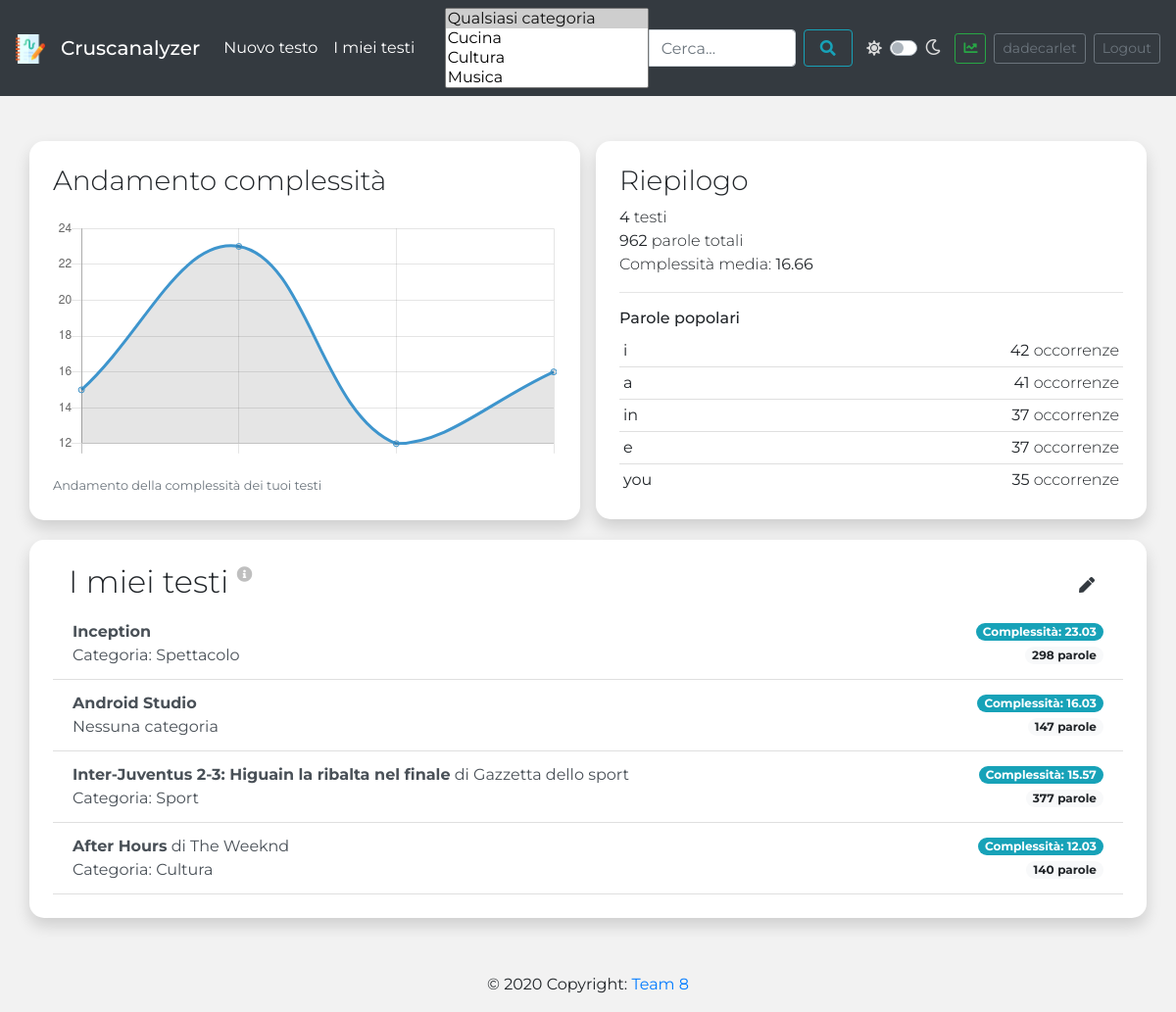
/text_management/text/list (signed in), run on the app's committed database.
### text_management/models.py (models this page shows, shortened)
class Text(models.Model):
    user_owner = models.ForeignKey(settings.AUTH_USER_MODEL, on_delete=models.CASCADE,
                                   related_name='user_texts')  # Reference to the table User, created automatically by
    title = models.CharField(max_length=150)
    author = models.CharField(max_length=150, null=True, blank=True)
    link = models.URLField(max_length=250, null=True, blank=True)
    category = models.ForeignKey(Category, on_delete=models.SET_NULL, null=True, blank=True,
                                 related_name='category_texts')  # If the text category is cancelled, it is set as NULL.
    complexity = models.DecimalField(max_digits=20, decimal_places=2)
    content = ""  # Text content, not stored because of copyright problems
    _analysis = None  # Analysis of the text
    @property
    def analysis(self):
        if self._analysis is None:
            if self.content == "":
                self._analysis = {}
                for query_result in Analysis.objects.filter(text_id=self.pk):
                    self._analysis[query_result.word] = query_result.frequency
            else:
                self._analysis = dict(analyze_text(self.content)
                                      .most_common())  # Calculate and store the analysis of the text
        return self._analysis
    @property
    def word_counter(self):
        return Analysis.objects.filter(text_id=self.pk).count()
    class Meta:
        ordering = ['-pk', ]  # Ordering for DESC pk (last inserted first)

class Analysis(models.Model):
    text = models.ForeignKey(Text, on_delete=models.CASCADE, related_name='text_analysis')
    word = models.CharField(max_length=40)
    frequency = models.IntegerField()
    class Meta:
        ordering = ['text__pk', '-frequency', ]  # Ordering for ASC text and DESC frequency

class Category(models.Model):
    name = models.CharField(max_length=150)
    def __str__(self):
        return f'{self.name}'
    class Meta:
        ordering = ['name']

### text_management/views.py (the view)
# urls.py: path('text/list', views.TextList.as_view(), name='text-list'),
class TextList(BasicView, ListView):
    model = Text
    template_name = 'text_management/user_text_list.html'
    def get_queryset(self):
        texts = Text.objects.filter(user_owner_id=self.request.user.pk)
        texts.compare_url = False  # each text item in the list must not return the compare page
        for t in texts:
            t.url = 'text_management:saved-text-analysis'
            t.url_params = t.pk
        return texts

### text_management/templates/text_management/user_text_list.html (shortened to what this page needs)
{% extends 'base.html' %}
{% load static %}
{% load app_filters %}
{% block content %}
    {% if object_list %}
        <div class="row d-flex align-items-center justify-content-between">
            <div class="col box-width-radius2 container-md shadow p-4 mb-3 pl-10 bg-white w-auto mr-3">
                <h3 class="font-weight-light mb-4">Andamento complessità</h3>
                <div id="container">
                    <canvas id="line-chart"></canvas>
                </div>
                <p class="card-text"><small class="text-muted">Andamento della complessità dei tuoi testi</small></p>
            </div>
            <div class="col box-width-radius2 container-md shadow p-4 mb-3 pl-10 bg-white w-auto">
                <h3 class="font-weight-light">Riepilogo</h3>
                {{ object_list|get_count_texts }} <span class="font-weight-light">testi</span> <br>
                {{ object_list|get_user_words }} <span class="font-weight-light">parole totali</span> <br>
                <span class="font-weight-light">Complessità media:</span> {{ object_list|get_avg_complexity }} <br>
                <hr>
                <h6>Parole popolari</h6>
                <div class="list-group list-group-flush">
                    {% for word, frequency in object_list|get_ordered_words_frequencies_blacklist_filtered:user|slice:"5" %}
                        <div class="list-group-item d-flex justify-content-between p-1">
                            <div>{{ word }}</div>
                            <div>{{ frequency }} <span class="font-weight-light">occorrenze</span></div>
                        </div>
                    {% endfor %}
                </div>
            </div>
        </div>
    {% endif %}
    <div class="row">
        <div class="col box-width-radius2 container-md shadow p-4 mb-3 pl-10 bg-white w-auto mt-1">
            {% include 'text_management/base/base_user_text_header.html' %}
            {% include 'text_management/base/base_user_text_list.html' %}
        </div>
    </div>
{% endblock %}
{% block extra_javascript %}
    {% if object_list %}
        <script>
            var inutile = [];
            var complessita = [];
            {% for c in object_list|get_user_complexity_plot %}
                inutile.push("");
                complessita.push({{ c }});
            {% endfor %}
            var config = {
                type: 'line',
                data: {
                    labels: inutile,
                    datasets: [{
                        data: complessita,
                        borderColor: "#3e95cd",
                        fill: true
                    }]},
                options: {
                    responsive: true,
                    legend: {
                        display: false
                    },
                }
            };
            window.onload = function() {
                var ctx = document.getElementById('line-chart').getContext('2d');
                window.myPie = new Chart(ctx, config);
            };
        </script>
    {% endif %}
{% endblock %}

### templates/base.html (shortened to what this page needs)
{% load static %}
<!doctype html>
<html lang="en">
<head>
    <link rel="stylesheet" href="https://use.fontawesome.com/releases/v5.5.0/css/all.css"
>
    <link rel="stylesheet"
          href="https://stackpath.bootstrapcdn.com/bootstrap/4.4.1/css/bootstrap.min.css"
>
    <link rel="stylesheet"
          href="https://cdnjs.cloudflare.com/ajax/libs/bootstrap-select/1.13.10/css/bootstrap-select.min.css"
 />
    <link rel="stylesheet" type="text/css" href="https://cdn.datatables.net/1.10.21/css/dataTables.bootstrap4.min.css">
    <link rel="stylesheet" type="text/css" href="https://cdn.datatables.net/responsive/2.2.4/css/responsive.bootstrap4.min.css">
    <link rel="stylesheet"
          href="{% static 'css/style.css' %}">
    <link rel="stylesheet"
          href="{% static 'css/responsive_style.css' %}">
</head>
<body>
{% include 'navbar.html' %}
<div id="site-main-page" class="container mt-n1 mt-md-3">
    {% block content %}
    {% endblock %}
</div>
{% include 'footer.html' %}
{% block extra_javascript %}{% endblock %}
</body>
</html>

### templates/navbar.html (shortened to what this page needs)
{% load static %}
<nav class="navbar navbar-expand-lg navbar-dark bg-dark ">
    <a class="navbar-brand" href="{% url 'home' %}">
        <img src="{% static "img/business.png" %}" width="30" height="30" alt="">
    </a>
    <a href="{% url 'home' %}">
        <span class="navbar-brand mb-0 h1 ">Cruscanalyzer</span>
    </a>
    <div class="collapse navbar-collapse " id="navbarSupportedContent">
        <ul class="navbar-nav mr-auto ">
            {% if user.is_authenticated %}
                <li class="nav-item active">
                    <a class="nav-link" href={% url 'text_management:text-insert' %}>Nuovo testo</a>
                </li>
                <li class="nav-item active">
                    <a class="nav-link" href={% url 'text_management:text-list' %}>I miei testi</a>
                </li>
            {% endif %}
        </ul>
        {% if user.is_authenticated %}
            {% with searchbar_form_id='navbar-search-form' searchbar_select_categories_id='navbar-select-categories' %}
                {% include 'searchbar.html' with compare=False %}
            {% endwith %}
        {% endif %}
        <i class="fas fa-sun fa-theme"></i>
        <div class="custom-control custom-switch ml-2">
            <label class="custom-control-label" for="darkSwitch">
                <i class="far fa-moon fa-theme"></i>
            </label>
        </div>
        {% if user.is_authenticated %}
            <ul class="navbar-nav ml-auto ">
                <li class="nav-item active">
                    <a class="btn btn-sm btn-outline-success mr-2" href="{% url 'text_management:dashboard' %}"
                       role="button"><i class="fas fa-chart-line"></i></a>
                </li>
                <li class="nav-item active">
                    <a class="btn btn-sm btn-outline-secondary mr-2" href="{% url 'user_management:user' %}"
                       role="button">{{ user.username }}</a>
                </li>
                <li class="nav-item active">
                    <a class="btn btn-sm btn-outline-secondary" href="{% url 'user_management:user-logout' %}"
                       role="button">Logout</a>
                </li>
            </ul>
        {% endif %}
    </div>
</nav>

### templates/searchbar.html
{% load static %}
{% if compare %}
    <form id="{{ searchbar_form_id }}" class="form-inline ml-0 mr-auto">
{% else %}
    <form id="{{ searchbar_form_id }}" class="form-inline ml-0 mr-auto" method="GET"
          action="{% url 'text_management:text-search' %}">
{% endif %}
    <select id="{{ searchbar_select_categories_id }}" class="selectpicker ml-sm-2 select-categories" multiple name="category" data-style="btn-info">
        <option class="select-all" value="0" selected="">Qualsiasi categoria</option>
        {% for category in view.categories %}
            <option value="{{ category.id }}">{{ category.name }}</option>
        {% endfor %}
    </select>
    <input class="search-field form-control mr-2" type="search"
       placeholder="Cerca..." aria-label="Cerca" name="search" size="40">
    <button class="btn btn-outline-info search-button nav-link my-2 my-sm-0"  type="submit">
        <i class="fas fa-search d-flex align-items-center"></i>
    </button>
</form>

### text_management/templates/text_management/base/base_user_text_header.html (shortened to what this page needs)
{% extends 'base_header.html' %}
{% load static %}
{% load app_filters %}
{% block header_title %}
    <h2 class="mr-2 font-weight-light">I miei testi</h2>
    <span class="help-tooltip" data-toggle="tooltip" data-placement="bottom"
          title="Clicca su una riga per visualizzarne le informazioni">
        <i class="fas fa-info-circle"></i>
    </span>
{% endblock %}
{% block header_right_actions %}
    {% if object_list %}
    <a class="mr-3 btn btn-transparent off main-edit-button">
        <i class="fas fa-pen show-actions-button"></i>
    </a>
    {% endif %}
{% endblock %}

### templates/base_header.html (shortened to what this page needs)
{% load static %}
<div class="ml-3 d-flex justify-content-between align-items-center">
    <div class="d-flex justify-content-start">
        {% block header_title %} {% endblock %}
    </div>
    {% block header_right_actions %} {% endblock %}
</div>

### text_management/templates/text_management/base/base_user_text_list.html (shortened to what this page needs)
{% extends 'text_management/base/base_text_list.html' %}
{% load static %}
{% load app_filters %}

### text_management/templates/text_management/base/base_text_list.html (shortened to what this page needs)
{% extends 'base_list.html' %}
{% load static %}
{% load app_filters %}
{% block list_content %}
    {% for text in object_list|dictsortreversed:'complexity' %}
        <div class="text-element d-flex justify-content-between">
            {% if object_list.compare_url %}
                <a class="list-group-item list-group-item-action d-flex justify-content-between align-items-center"
                   href="{% url 'text_management:compare-text-analysis' object_list.first_pk text.pk %}">
            {% else %}
                <a class="list-group-item list-group-item-action d-flex justify-content-between align-items-center"
                   href="{% url 'text_management:saved-text-analysis' text.pk %}">
            {% endif %}
            <div>
                <span class="user-text-list-item-title font-weight-bold">{{ text.title }}</span>
                {% if text.author %}
                    <span class="user-text-list-item-author">di {{ text.author }}</span>
                {% endif %}
                <br>
                {% if text.category %}
                    Categoria: {{ text.category }}
                {% else %}
                    Nessuna categoria
                {% endif %}
            </div>
            <div class="multiple_span">
                <span class="badge badge-info badge-pill">Complessità: {{ text.complexity }}</span> <br>
                <span class="badge badge-light badge-pill">
                    {{ text.word_counter }}
                    {% if text.word_counter == 1 %}
                        parola
                    {% else %}
                        parole
                    {% endif %}
                </span>
            </div>
            </a>
        </div>
    {% empty %}
        {% block text_list_empty_message %} {% endblock %}
    {% endfor %}
{% endblock %}

### templates/base_list.html (shortened to what this page needs)
{% load static %}
{% block content %}
    <div class="list-group list-group-flush">
        {% block list_content %} {% endblock %}
    </div>
{% endblock %}

### templates/footer.html
{% load static %}
<footer class="page-footer font-small pt-4">
  <div class="footer-copyright text-center py-3">© 2020 Copyright:
    <a class="style-link" href="https://dw.gnet.it/group-8/team-8"> Team 8</a>
  </div>
</footer>

### data on the page
Text: id "962", title "Android Studio", shows "Nessuna categoria", complexity "16.03", word_counter "147", shows "parole"
Analysis: object_list "in"
Analysis: object_list "you"
Text: title "Inception", category "Spettacolo", complexity "23.03", word_counter "298", shows "parole"
Text: title "Inter-Juventus 2-3: Higuain la ribalta nel finale", author "Gazzetta dello sport", category "Sport", complexity "15.57", word_counter "377", shows "parole"
Text: title "After Hours", author "The Weeknd", category "Cultura", complexity "12.03", word_counter "140", shows "parole"

### other printed values
{{ user.username }} "dadecarlet"
{{ object_list|get_count_texts }} "4"
{{ object_list|get_avg_complexity }} "16.66"
{{ word }} "i" "a" "e"
{{ frequency }} "42" "41" "37" "37" "35"
chart data {{ c }} 15, 23, 12, 16
